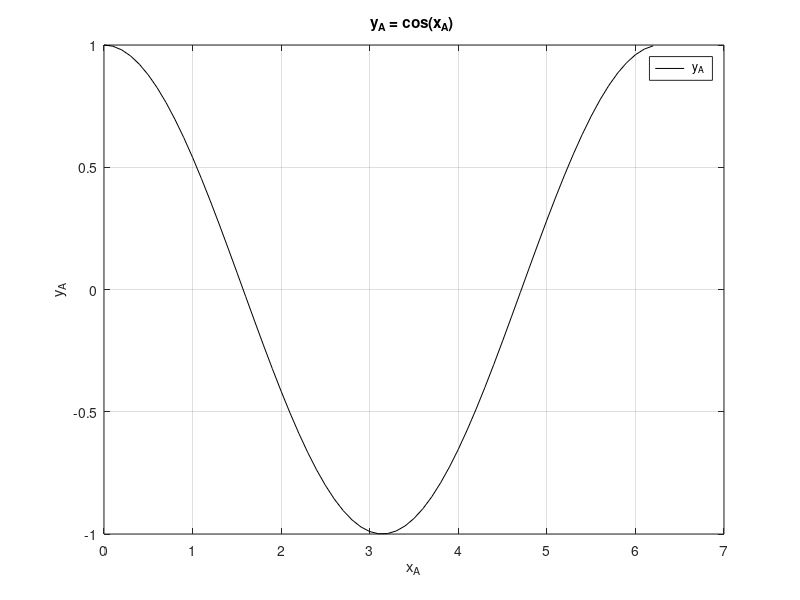

MATLAB code to generate this figure:
%% myCos

%% Function domain
x = [0:0.1:2*pi]';

%% Function values
y_cos = cos(x);

%% Figure initialization
figure(1), hold on, box on

%% Plotting figure
plot(x, y_cos, 'k-')

%% Grid
grid on

%% x-label
xlabel('x_A')

%% y-label
ylabel('y_A')

%% Title
title('y_A = cos(x_A) ')

%% Legend
legend(' y_A ', "abc", "def")

